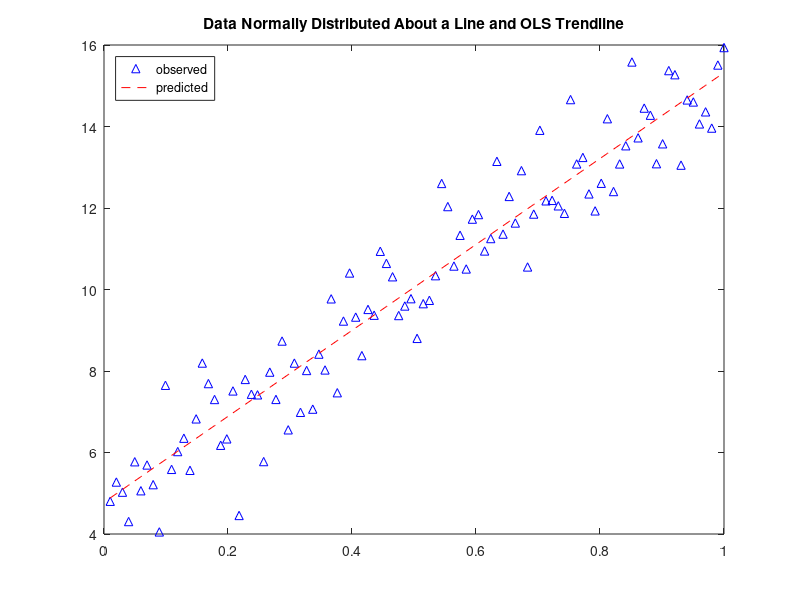

Write MATLAB code to recreate this figure.
alpha = 5; %y-intercept
beta = 10; %slope
n = 100;
min = 0.01;
max = 1;
xvals = min:(max-min)/n:max;
xvals = xvals';
n = length(xvals);
yvals = beta*xvals + alpha + randn(n,1);
yvals = yvals;
X = [ones(n,1),xvals];
OLS = inv((X')*X)*(X')*yvals;
% alpha_hat = OLS(1);
% beta_hat = OLS(2);
y_estimates = X*OLS;
plot(xvals,yvals,'b^',xvals,y_estimates,'r--')
title('Data Normally Distributed About a Line and OLS Trendline')
legend({'observed','predicted'},'Location','northwest')
